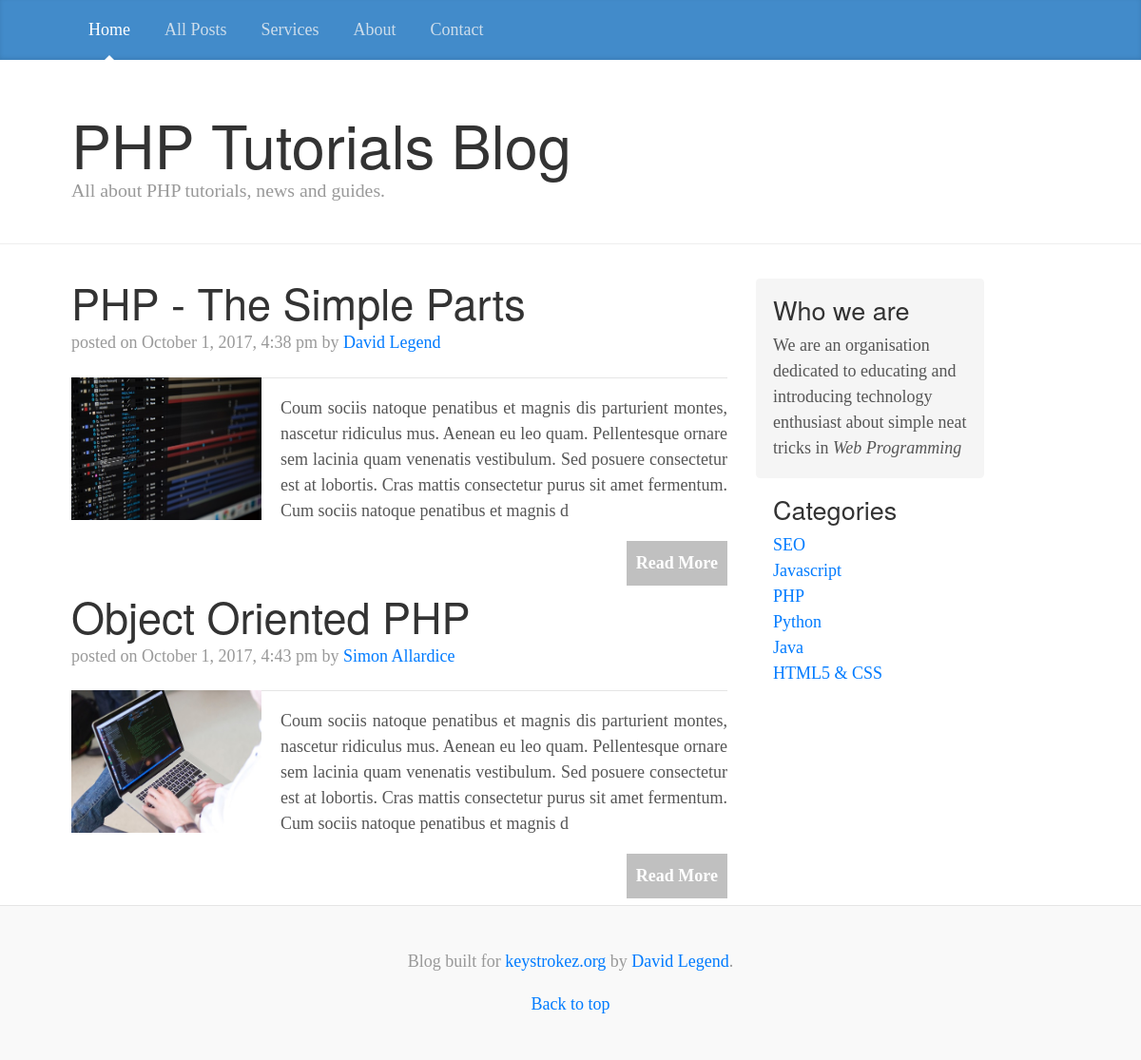
The page /category.php?id=4 on the database its author committed.
### tables this page shows
CREATE TABLE `posts` (
  `post_id` int(11) NOT NULL,
  `category_id` int(11) NOT NULL,
  `title` varchar(255) NOT NULL,
  `content` text NOT NULL,
  `author` varchar(255) NOT NULL,
  `image` text NOT NULL,
  `date` timestamp NOT NULL DEFAULT CURRENT_TIMESTAMP,
  `tags` text NOT NULL
);

CREATE TABLE `categories` (
  `category_id` int(11) NOT NULL,
  `title` text NOT NULL
);

### assets/libs/database.php (called while the page is built, shortened)
<?php
class Database
{
	public $host = DB_HOST;
	public $user = DB_USER;
	public $password = DB_PASSWORD;
	public $db_name = DB_NAME;
	public $link;
	private function connect() {
		$this->link = new mysqli($this->host, $this->user, $this->password, $this->db_name);
	}
	public function select($query) {
		$result = $this->link->query($query);
		return $result;
	}
}

### includes/functions.php (called while the page is built)
<?php
function formatDate($date) {
		return date('F j, Y, g:i a', strtotime($date));
}
?>

### category.php (the view, shortened to what this page needs)
<?php
  include "assets/libs/database.php";
  include "includes/functions.php";
  $db = new Database();
  $id = $_GET['id'];
  $query = "SELECT * FROM posts WHERE category_id = '$id' ";
  $posts = $db->select($query);
?>
<!DOCTYPE html>
<html lang="en">
  <head>
    <link href="assets/css/bootstrap.min.css" rel="stylesheet">
    <link href="assets/styles/blog.css" rel="stylesheet">
  </head>
  <body>
    <div class="blog-masthead">
      <div class="container">
        <nav class="nav">
          <a class="nav-link active" href="index.php">Home</a>
          <a class="nav-link" href="#">All Posts</a>
          <a class="nav-link" href="#">Services</a>
          <a class="nav-link" href="#">About</a>
          <a class="nav-link" href="#">Contact</a>
        </nav>
      </div>
    </div>
    <div class="blog-header">
      <div class="container">
        <h1 class="blog-title">PHP Tutorials Blog</h1>
        <p class="lead blog-description">All about PHP tutorials, news and guides.</p>
      </div>
    </div>
    <div class="container">
      <div class="row">
       <div class="col-sm-8 blog-main">
        <?php while($row = $posts->fetch_array()) :?>
          <div class="blog-post">
            <h2 class="blog-post-title"><?php echo $row['title']; ?></h2>
            <p class="blog-post-meta">posted on <?php echo formatDate($row['date']); ?> by <a href="#"><?php echo $row['author']; ?></a></p>
               <img style="float: left; margin-right: 20px; margin-bottom: 10px;" src="assets/images/<?php echo $row['image']; ?>" width="200px" height="150px">
            <hr>
            <p style="text-align: justify;"><?php echo substr($row['content'], 0, 300); ?></p>
            <a id="readmore" href="single_post.php?id=<?php echo $row['post_id']; ?> ">Read More</a>
          </div>
        <?php endwhile; ?>
       </div>
      <?php
        include "includes/sidebar.php";
        include "includes/footer.php";
      ?>

### includes/sidebar.php
<?php
  $query = "SELECT * FROM categories";
  $category = $db->select($query);
?>
<div class="col-sm-3 offset-sm-1 blog-sidebar">
          <div class=" sidebar-module sidebar-module-inset">
            <h4>Who we are</h4>
            <p>We are an organisation dedicated to educating and introducing technology
                enthusiast about simple neat tricks in <em>Web Programming</em>
            </p>
          </div>
          <div class="sidebar-module">
            <h4>Categories</h4>
            <ol class="list-unstyled">
            <?php while($row = $category->fetch_array()) :?>
              <li><a href="category.php?id=<?php echo $row['category_id']; ?>" ><?php echo $row['title']; ?></a></li>
            <?php endwhile; ?>
            </ol>
          </div>
        </div>
        </div>
    </div>

### assets/styles/blog.css (style rules this page uses)
@media (min-width: 48em) { html { font-size: 18px; } }
body { font-family: Georgia, "Times New Roman", Times, serif; color: #555; }
h1, .h1, h2, .h2, h3, .h3, h4, .h4, h5, .h5, h6, .h6 { font-family: "Helvetica Neue", Helvetica, Arial, sans-serif; font-weight: normal; color: #333; }
.container { max-width: 60rem; }
.blog-masthead { margin-bottom: 3rem; background-color: #428bca; -webkit-box-shadow: inset 0 -.1rem .25rem rgba(0,0,0,.1); box-shadow: inset 0 -.1rem .25rem rgba(0,0,0,.1); }
.nav-link { position: relative; padding: 1rem; font-weight: 500; color: #cdddeb; }
.nav-link.active { color: #fff; }
.nav-link.active:after { position: absolute; bottom: 0; left: 50%; width: 0; height: 0; margin-left: -.3rem; vertical-align: middle; content: ""; border-right: .3rem solid transparent; border-bottom: .3rem solid; border-left: .3rem solid transparent; }
.blog-header { padding-bottom: 1.25rem; margin-bottom: 2rem; border-bottom: .05rem solid #eee; }
.blog-title { margin-bottom: 0; font-size: 2rem; font-weight: normal; }
.blog-description { font-size: 1.1rem; color: #999; }
@media (min-width: 40em) { .blog-title { font-size: 3.5rem; } }
.sidebar-module { padding: 1rem; }
.sidebar-module-inset { padding: 1rem; background-color: #f5f5f5; border-radius: .25rem; }
.sidebar-module-inset p:last-child, .sidebar-module-inset ul:last-child, .sidebar-module-inset ol:last-child { margin-bottom: 0; }
#readmore { float: right; color: white; background: silver; padding: 10px; font-weight: bold; text-decoration: none; margin-bottom: 5px; }
.blog-post { margin-bottom: 4rem; }
.blog-post-title { margin-bottom: .25rem; font-size: 2.5rem; }
.blog-post-meta { margin-bottom: 1.25rem; color: #999; }

### rows shown on the page
posts: title "PHP - The Simple Parts", date "October 1, 2017, 4:38 pm", author "David Legend", image (picture), content "Coum sociis natoque penatibus et magnis dis parturient montes, nascetur ridiculus mus. Aenean eu leo quam. Pellentesque ornare sem lacinia quam venenatis vestibulum. Sed posuere consectetur est at lobortis. Cras mattis consectetur purus sit amet fermentum. Cum sociis natoque penatibus et magnis d"
posts: title "Object Oriented PHP", date "October 1, 2017, 4:43 pm", author "Simon Allardice", image (picture), content "Coum sociis natoque penatibus et magnis dis parturient montes, nascetur ridiculus mus. Aenean eu leo quam. Pellentesque ornare sem lacinia quam venenatis vestibulum. Sed posuere consectetur est at lobortis. Cras mattis consectetur purus sit amet fermentum. Cum sociis natoque penatibus et magnis d"
categories: title "SEO"
categories: title "Javascript"
categories: title "PHP"
categories: title "Python"
categories: title "Java"
categories: title "HTML5 & CSS"
